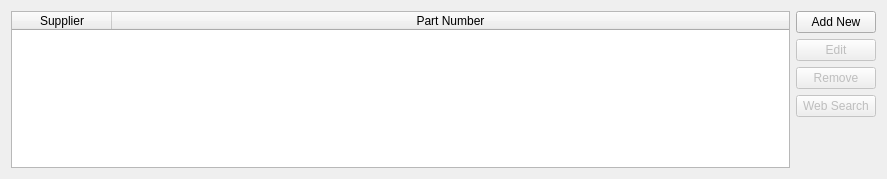
<?xml version="1.0" encoding="UTF-8"?>
<ui version="4.0">
 <class>SuppliersWidget</class>
 <widget class="QWidget" name="SuppliersWidget">
  <property name="geometry">
   <rect>
    <x>0</x>
    <y>0</y>
    <width>887</width>
    <height>179</height>
   </rect>
  </property>
  <property name="windowTitle">
   <string>Form</string>
  </property>
  <layout class="QHBoxLayout" name="horizontalLayout">
   <item>
    <widget class="QTableWidget" name="suppliers">
     <property name="sizePolicy">
      <sizepolicy hsizetype="Expanding" vsizetype="Expanding">
       <horstretch>0</horstretch>
       <verstretch>1</verstretch>
      </sizepolicy>
     </property>
     <property name="editTriggers">
      <set>QAbstractItemView::NoEditTriggers</set>
     </property>
     <property name="selectionMode">
      <enum>QAbstractItemView::SingleSelection</enum>
     </property>
     <property name="selectionBehavior">
      <enum>QAbstractItemView::SelectRows</enum>
     </property>
     <attribute name="horizontalHeaderStretchLastSection">
      <bool>true</bool>
     </attribute>
     <attribute name="verticalHeaderVisible">
      <bool>false</bool>
     </attribute>
     <column>
      <property name="text">
       <string>Supplier</string>
      </property>
     </column>
     <column>
      <property name="text">
       <string>Part Number</string>
      </property>
     </column>
    </widget>
   </item>
   <item>
    <layout class="QVBoxLayout" name="verticalLayout">
     <item>
      <widget class="QPushButton" name="map">
       <property name="text">
        <string>Add New</string>
       </property>
      </widget>
     </item>
     <item>
      <widget class="QPushButton" name="edit">
       <property name="enabled">
        <bool>false</bool>
       </property>
       <property name="text">
        <string>Edit</string>
       </property>
      </widget>
     </item>
     <item>
      <widget class="QPushButton" name="remove">
       <property name="enabled">
        <bool>false</bool>
       </property>
       <property name="text">
        <string>Remove</string>
       </property>
      </widget>
     </item>
     <item>
      <widget class="QPushButton" name="search">
       <property name="enabled">
        <bool>false</bool>
       </property>
       <property name="text">
        <string>Web Search</string>
       </property>
      </widget>
     </item>
     <item>
      <spacer name="verticalSpacer">
       <property name="orientation">
        <enum>Qt::Vertical</enum>
       </property>
       <property name="sizeHint" stdset="0">
        <size>
         <width>20</width>
         <height>40</height>
        </size>
       </property>
      </spacer>
     </item>
    </layout>
   </item>
  </layout>
 </widget>
 <resources/>
 <connections/>
</ui>
